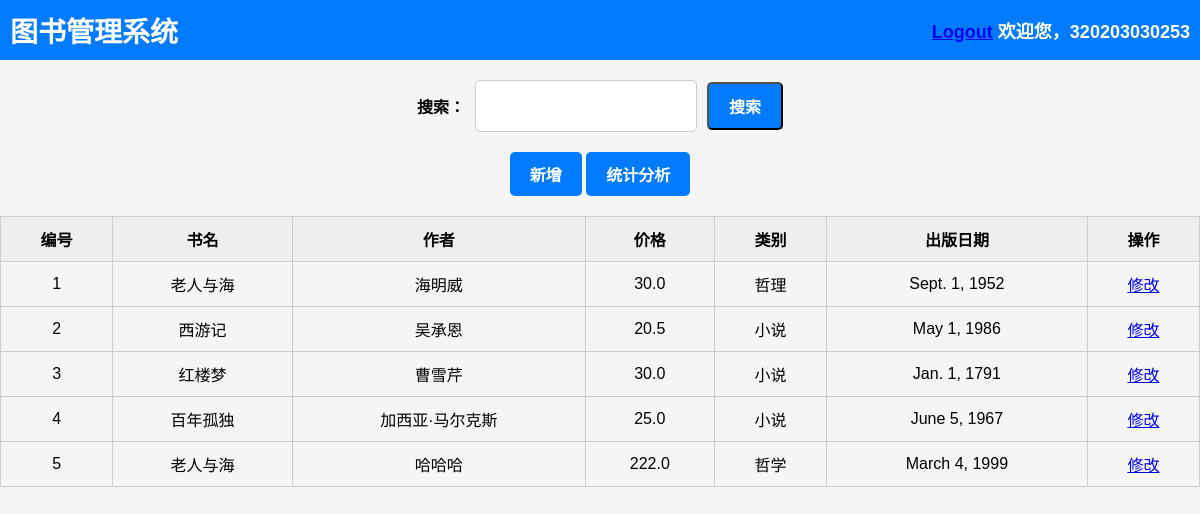
The page /main/ (signed in) on the database its author committed.
### App/models.py (models this page shows, shortened)
class Book(models.Model):
    book_id = models.AutoField(primary_key=True)
    book_name = models.CharField(max_length=100)
    price = models.FloatField()
    publish_date = models.DateField()
    category = models.CharField(max_length=50)
    editor = models.CharField(max_length=50)

### App/views.py (the view)
# urls.py: path('main/', views.main_page, name='main'),
def main_page(request):
    books = Book.objects.all()
    return render(request, 'main.html',{'books': books})

### App/templates/main.html (shortened to what this page needs)
<!DOCTYPE html>
<html lang="en">
<head>
</head>
<body>
<div class="header">
    <h1 class="header__title">图书管理系统</h1>
    <div class="header__user">
        <a href="{% url 'logout' %}">Logout</a>
        欢迎您，{{ user.username }}
    </div>
</div>
<div style="text-align: center;">
    <div class="form-group">
        <form method="get" action="{% url 'search' %}">
            <div class="form-group">
                <label for="search">搜索：</label>
                <input type="text" id="search" name="search" style="width: 200px; height: 30px; border-radius: 5px;">
                <button type="submit" class="btn btn-primary">搜索</button>
            </div>
        </form>
    </div>
    <div>
        <a href="{% url 'add_book' %}" class="btn">新增</a>
        <a href="{% url 'chart' %}" class="btn" target="_blank">统计分析</a>
    </div>
</div>
<table class="table">
    <thead>
    <tr>
        <th>编号</th>
        <th>书名</th>
        <th>作者</th>
        <th>价格</th>
        <th>类别</th>
        <th>出版日期</th>
        <th>操作</th>
    </tr>
    </thead>
    <tbody>
    {% for book in books %}
        <tr>
            <td>{{ forloop.counter }}</td>
            <td>{{ book.book_name }}</td>
            <td>{{ book.editor }}</td>
            <td>{{ book.price }}</td>
            <td>{{ book.category }}</td>
            <td>{{ book.publish_date }}</td>
            <td><a href="{% url 'book_detail' pk=book.book_id %}">修改</a></td>
        </tr>
    {% endfor %}
    </tbody>
</table>
</body>

### App/templates/main.html (style rules this page uses)
body { font-family: Arial, sans-serif; font-size: 16px; background-color: #f5f5f5; margin: 0; padding: 0; }
.header { background-color: #007bff; color: #fff; padding: 10px; display: flex; justify-content: space-between; align-items: center; }
.header__title { margin: 0; font-size: 28px; }
.header__user { font-size: 18px; font-weight: bold; }
table { border-collapse: collapse; margin: 20px auto; width: 100%; }
th, td { padding: 10px; border: 1px solid #ccc; text-align: center; }
th { background-color: #eee; font-weight: bold; }
.btn { display: inline-block; padding: 10px 20px; font-size: 16px; font-weight: bold; text-align: center; text-decoration: none; background-color: #007bff; color: #fff; border-radius: 5px; cursor: pointer; }
.form-group { margin: 10px; display: flex; justify-content: center; align-items: center; }
.form-group label { display: block; font-weight: bold; margin-right: 10px; }
.form-group input[type="text"], .form-group input[type="password"] { padding: 10px; border-radius: 5px; border: 1px solid #ccc; width: 200px; font-size: 16px; margin-right: 10px; }

### rows shown on the page
Book: book_name "老人与海", editor "海明威", price "30.0", category "哲理", publish_date "Sept. 1, 1952"
Book: book_name "西游记", editor "吴承恩", price "20.5", category "小说", publish_date "May 1, 1986"
Book: book_name "红楼梦", editor "曹雪芹", price "30.0", category "小说", publish_date "Jan. 1, 1791"
Book: book_name "百年孤独", editor "加西亚·马尔克斯", price "25.0", category "小说", publish_date "June 5, 1967"
Book: book_name "老人与海", editor "哈哈哈", price "222.0", category "哲学", publish_date "March 4, 1999"

### other values the page prints
{{ user.username }} "320203030253"
